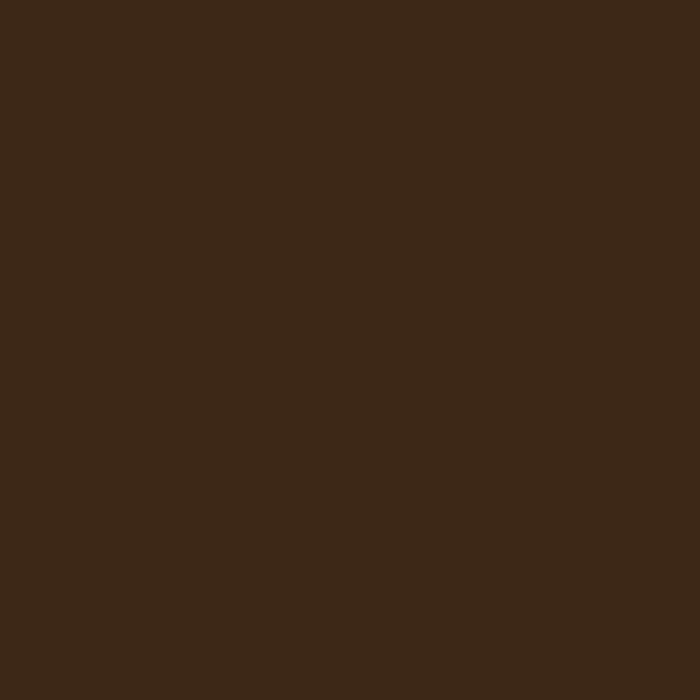
#> input picture Python/brown.jpg, 700 x 700 px
$ python 'tracking test.py'
#> lines starting #> are read from the running program, lines starting #| are printed output that depends on the picture
# -*- coding: utf-8 -*-
"""
Created on Tue Nov  5 14:57:13 2019

@author: Brent
"""

import cv2
import numpy as np


video = cv2.VideoCapture("testVid.mp4")
image = cv2.imread("brown.jpg")
#> image is the input picture: shape (700, 700, 3); mean B, G, R 23, 40, 61

#ret,frame = cap.read()

_, frame1 = video.read()
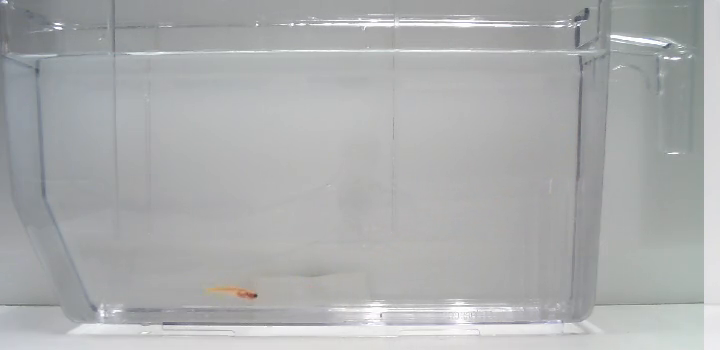
#> input picture frame 745 of Python/testVid.mp4, 720 x 350 px
#> frame1 is the input picture: shape (350, 720, 3); mean B, G, R 174.3, 173.6, 171.9
x = 560
y = 225
width = 20
height = 38
roi = frame1[y:y+height,x:x+width]
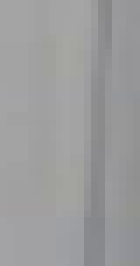
#> roi: shape (38, 20, 3) (shown 7 times larger); mean B, G, R 156.8, 155.8, 156
roi1 = image

#cv2.imshow('roi',roi)
cv2.waitKey(0)
hsv_roi = cv2.cvtColor(roi1,cv2.COLOR_BGR2HSV)
#> hsv_roi: shape (700, 700, 3); mean H, S, V 13, 159.1, 61

roi_hist = cv2.calcHist([hsv_roi],[0], None, [180], [0,180])
#> roi_hist = 180 values, max 487488 at index 13, min 0 at index 0, mean 2722.2
roi_hist = cv2.normalize(roi_hist, roi_hist, 0, 255, cv2.NORM_MINMAX)
#> roi_hist = 180 values, max 255 at index 13, min 0 at index 0, mean 1.42

term_criteria = (cv2.TERM_CRITERIA_EPS | cv2.TERM_CRITERIA_COUNT, 10, 1)
frameNum = 0
while True:
    _, frame = video.read()
    hsv = cv2.cvtColor(frame,cv2.COLOR_BGR2HSV)
#> hsv: shape (350, 720, 3); mean H, S, V 68.3, 5.7, 175.1
    mask = cv2.calcBackProject([hsv], [0], roi_hist, [0,180],1)
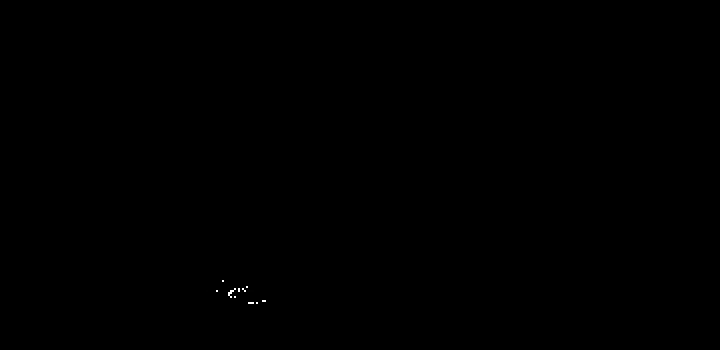
#> mask: shape (350, 720); min 0, max 255, mean 0.1
    #print(int(np.floor(np.mean(np.where(mask == 1)[0]))))
    #print(int(np.floor(np.mean(np.where(mask == 1)[1]))))
    #print(mask.shape())
    if (frameNum == 0):
        print(0)
        _, track_window = cv2.meanShift(mask, (int(np.floor(np.mean(np.where(mask == 1)[1]))) - 60, int(np.floor(np.mean(np.where(mask == 1)[0]))) - 40,120,80), term_criteria)
#> track_window = (180, 254, 120, 80)
    else:
        _, track_window = cv2.meanShift(mask, (x,y,125,75), term_criteria)
    _, track_window = cv2.meanShift(mask, (x,y,125,75), term_criteria)
#> track_window = (560, 225, 125, 75)
    x,y,w,h = track_window
#> x = 560; y = 225; w = 125; h = 75
    cv2.rectangle(frame, (x,y), (x+w,y+h),(0,255,0),2)
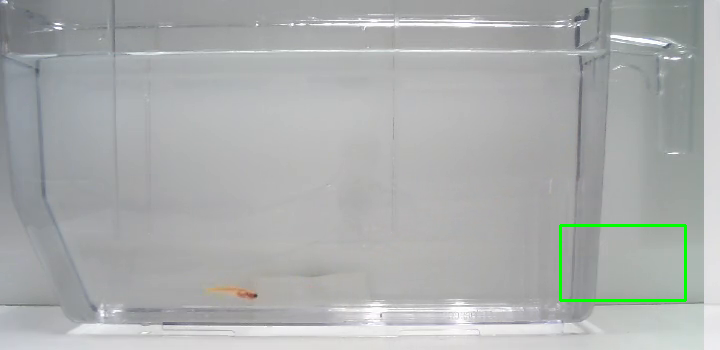
#> frame: shape (350, 720, 3); mean B, G, R 173.5, 174, 171.1
    print(track_window)
#| (560, 225, 125, 75)
    #cv2.imshow("mask", mask)
    frameNum = frameNum + 1
    cv2.imshow("frame",frame)

    key = cv2.waitKey(60)
#> (key Esc is pressed here)
    if key == 27:
        break
video.release()
cv2.destroyAllWindows()
